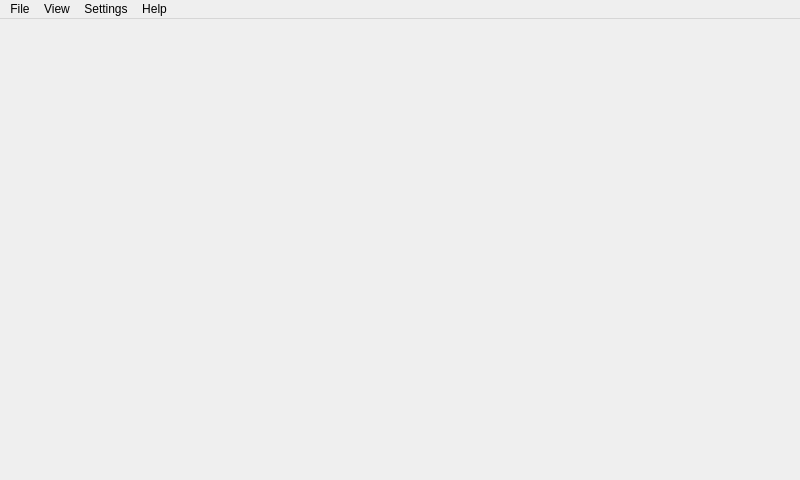
<?xml version="1.0" encoding="UTF-8"?>
<ui version="4.0">
 <class>MainWindow</class>
 <widget class="QMainWindow" name="MainWindow">
  <property name="geometry">
   <rect>
    <x>0</x>
    <y>0</y>
    <width>800</width>
    <height>480</height>
   </rect>
  </property>
  <property name="minimumSize">
   <size>
    <width>800</width>
    <height>480</height>
   </size>
  </property>
  <property name="maximumSize">
   <size>
    <width>800</width>
    <height>480</height>
   </size>
  </property>
  <property name="windowTitle">
   <string>luna2d Emulator</string>
  </property>
  <widget class="luna2d::LUNAQtWidget" name="centralWidget"/>
  <widget class="QMenuBar" name="menuBar">
   <property name="geometry">
    <rect>
     <x>0</x>
     <y>0</y>
     <width>800</width>
     <height>21</height>
    </rect>
   </property>
   <widget class="QMenu" name="menuEngine">
    <property name="title">
     <string>File</string>
    </property>
    <widget class="QMenu" name="menuRecent">
     <property name="title">
      <string>Recent games</string>
     </property>
    </widget>
    <addaction name="actionOpen_game"/>
    <addaction name="actionRestart_game"/>
    <addaction name="actionClose_game"/>
    <addaction name="separator"/>
    <addaction name="menuRecent"/>
    <addaction name="separator"/>
    <addaction name="actionExit"/>
   </widget>
   <widget class="QMenu" name="menuSettings">
    <property name="title">
     <string>Settings</string>
    </property>
    <widget class="QMenu" name="menuResolution">
     <property name="title">
      <string>Resolution</string>
     </property>
     <addaction name="separator"/>
     <addaction name="actionAdd_custom"/>
    </widget>
    <addaction name="menuResolution"/>
    <addaction name="separator"/>
    <addaction name="actionSettings"/>
   </widget>
   <widget class="QMenu" name="menuHelp">
    <property name="title">
     <string>Help</string>
    </property>
    <addaction name="actionAbout"/>
   </widget>
   <widget class="QMenu" name="menuView">
    <property name="title">
     <string>View</string>
    </property>
    <addaction name="actionLog"/>
    <addaction name="actionWatcher"/>
   </widget>
   <addaction name="menuEngine"/>
   <addaction name="menuView"/>
   <addaction name="menuSettings"/>
   <addaction name="menuHelp"/>
  </widget>
  <action name="actionOpen_game">
   <property name="text">
    <string>Open game</string>
   </property>
  </action>
  <action name="actionRestart_game">
   <property name="text">
    <string>Restart game</string>
   </property>
   <property name="shortcut">
    <string>F5</string>
   </property>
  </action>
  <action name="actionClose_game">
   <property name="text">
    <string>Close game</string>
   </property>
  </action>
  <action name="actionExit">
   <property name="text">
    <string>Exit</string>
   </property>
  </action>
  <action name="actionSettings">
   <property name="text">
    <string>Settings</string>
   </property>
  </action>
  <action name="actionWVGA_480x800">
   <property name="text">
    <string>WVGA (480x800)</string>
   </property>
  </action>
  <action name="actionHD_1280x720">
   <property name="text">
    <string>HD(1280x720)</string>
   </property>
  </action>
  <action name="actionAbout">
   <property name="text">
    <string>About</string>
   </property>
  </action>
  <action name="actionAdd_custom">
   <property name="text">
    <string>Add custom</string>
   </property>
  </action>
  <action name="actionTest">
   <property name="text">
    <string>test</string>
   </property>
  </action>
  <action name="actionWatcher">
   <property name="checkable">
    <bool>true</bool>
   </property>
   <property name="text">
    <string>Watcher</string>
   </property>
  </action>
  <action name="actionLog">
   <property name="checkable">
    <bool>true</bool>
   </property>
   <property name="text">
    <string>Log</string>
   </property>
  </action>
 </widget>
 <layoutdefault spacing="6" margin="11"/>
 <customwidgets>
  <customwidget>
   <class>luna2d::LUNAQtWidget</class>
   <extends>QWidget</extends>
   <header>lunaqtwidget.h</header>
   <container>1</container>
  </customwidget>
 </customwidgets>
 <resources/>
 <connections>
  <connection>
   <sender>actionExit</sender>
   <signal>triggered()</signal>
   <receiver>MainWindow</receiver>
   <slot>close()</slot>
   <hints>
    <hint type="sourcelabel">
     <x>-1</x>
     <y>-1</y>
    </hint>
    <hint type="destinationlabel">
     <x>399</x>
     <y>239</y>
    </hint>
   </hints>
  </connection>
 </connections>
</ui>
